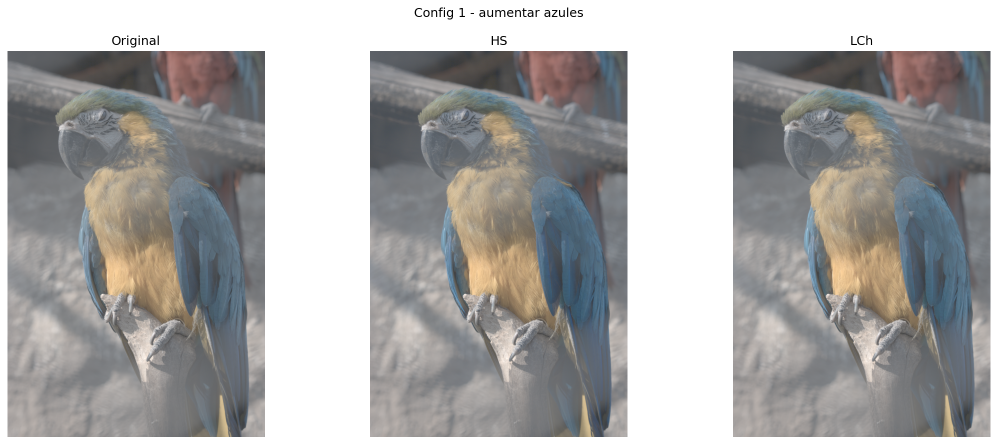
#> input picture results/pregunta1/config_1_blue_boost_comparison.png, 1994 x 889 px, given in place of pregunta1.tif, which was not available (shown at 1/2 size)
$ python test_p1_clipping.py
#> lines starting #> are read from the running program, lines starting #| are printed output that depends on the picture; after the words box and inside, x2 and y2 are one past the last pixel; in counts of white or black regions, pixels touching at a corner belong together; long printed decimals are rounded; pictures that were not available may be replaced by others from this repository, and a replacement may not be noted
#> further down, image_bgr is the input picture: shape (889, 1994, 4); mean B, G, R, A 168.8, 169.4, 170.3, 255
#| Shape: (889, 1994, 3)
#| Dtype: uint8
#| Min / Max: 0 255
### src/pregunta1.py
import numpy as np

# Conversiones de color
# con la ayuda de la capsula de la Semana 3


def prepare_rgb_image(image_rgb):
    image_array = np.asarray(image_rgb)

    if image_array.ndim != 3 or image_array.shape[2] != 3:
        raise ValueError("La imagen debe tener 3 canales RGB.")

    # uint8
    if np.issubdtype(image_array.dtype, np.floating):
        if image_array.max() <= 1.0:
            image_array = image_array * 255.0

    image_array = np.clip(image_array, 0, 255)

    return np.round(image_array).astype(np.uint8)


def rgb_to_hsv(image_rgb):
    image_float = image_rgb.astype(np.float64)
    image_float = image_float / 255.0

    red = image_float[:, :, 0]
    green = image_float[:, :, 1]
    blue = image_float[:, :, 2]

    epsilon = 1e-10

    colour_max = np.maximum(
        np.maximum(red, green),
        blue
    )

    colour_min = np.minimum(
        np.minimum(red, green),
        blue
    )

    delta = colour_max - colour_min

    value = colour_max

    saturation = np.where(
        colour_max > epsilon,
        delta / (value + epsilon),
        0.0
    )

    hue = np.zeros_like(value)

    # check cual canal domina
    mask_red = (colour_max == red) & (delta > epsilon)
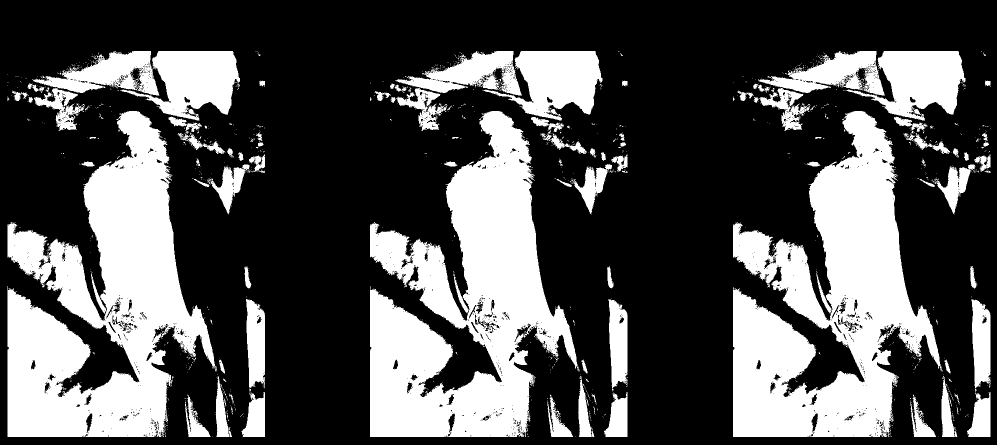
#> mask_red: shape (889, 1994) bool (shown at 1/2 size); 32.5% white; 1243 white regions (1141 under 20 px), largest, box (x1, y1, x2, y2) and area: (15, 222, 434, 874) 139616, (1466, 222, 1885, 874) 139192, (740, 222, 1159, 874) 139085
    mask_green = (colour_max == green) & (delta > epsilon)
#> mask_green: shape (889, 1994) bool; 1.9% white; 4015 white regions (3914 under 20 px), largest, box (x1, y1, x2, y2) and area: (112, 176, 316, 257) 4770, (838, 176, 1041, 257) 4715, (1563, 179, 1767, 257) 4565
    mask_blue = (colour_max == blue) & (delta > epsilon)
#> mask_blue: shape (889, 1994) bool; 34.3% white; 1586 white regions (1476 under 20 px), largest, box (x1, y1, x2, y2) and area: (888, 102, 1255, 874) 114989, (1614, 102, 1981, 874) 114094, (163, 102, 530, 874) 113475

    hue[mask_red] = 60.0 * (
        (
            (green[mask_red] - blue[mask_red])
            / delta[mask_red]
        ) % 6
    )

    hue[mask_green] = 60.0 * (
        (
            (blue[mask_green] - red[mask_green])
            / delta[mask_green]
        ) + 2
    )

    hue[mask_blue] = 60.0 * (
        (
            (red[mask_blue] - green[mask_blue])
            / delta[mask_blue]
        ) + 4
    )

    hue = np.where(
        hue < 0,
        hue + 360.0,
        hue
    )

    # gris no hay tono real
    hue = np.where(
        delta < epsilon,
        0.0,
        hue
    )

    hsv_image = np.stack(
        [hue, saturation, value],
        axis=-1
    )
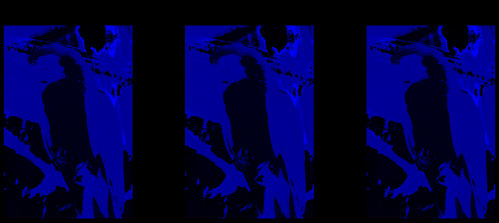
#> hsv_image: shape (889, 1994, 3) float64 (shown at 1/4 size); mean of channels 0, 1, 2 88.6, 0.1, 0.7; drawn with min black and max white

    return hsv_image


def hsv_to_rgb(hsv_image):
    hue = hsv_image[:, :, 0] % 360.0
    saturation = np.clip(
        hsv_image[:, :, 1],
        0.0,
        1.0
    )

    value = np.clip(
        hsv_image[:, :, 2],
        0.0,
        1.0
    )

    chroma = value * saturation
    hue_section = hue / 60.0

    middle_value = chroma * (
        1 - np.abs(hue_section % 2 - 1)
    )

    min_value = value - chroma

    red_base = np.zeros_like(value)
    green_base = np.zeros_like(value)
    blue_base = np.zeros_like(value)

    mask_0 = (hue_section >= 0) & (hue_section < 1)
    mask_1 = (hue_section >= 1) & (hue_section < 2)
    mask_2 = (hue_section >= 2) & (hue_section < 3)
    mask_3 = (hue_section >= 3) & (hue_section < 4)
    mask_4 = (hue_section >= 4) & (hue_section < 5)
    mask_5 = (hue_section >= 5) & (hue_section <= 6)

    red_base[mask_0] = chroma[mask_0]
    green_base[mask_0] = middle_value[mask_0]

    red_base[mask_1] = middle_value[mask_1]
    green_base[mask_1] = chroma[mask_1]

    green_base[mask_2] = chroma[mask_2]
    blue_base[mask_2] = middle_value[mask_2]

    green_base[mask_3] = middle_value[mask_3]
    blue_base[mask_3] = chroma[mask_3]

    red_base[mask_4] = middle_value[mask_4]
    blue_base[mask_4] = chroma[mask_4]

    red_base[mask_5] = chroma[mask_5]
    blue_base[mask_5] = middle_value[mask_5]

    rgb_image = np.stack(
        [
            red_base + min_value,
            green_base + min_value,
            blue_base + min_value
        ],
        axis=-1
    )

    return np.clip(
        rgb_image,
        0.0,
        1.0
    )


# RGB <-> L*c*h*


def gamma_to_linear(channel, gamma=2.2):
    return channel ** gamma


def rgb_to_xyz(image_rgb):
    image_float = image_rgb.astype(np.float64)
    image_float = image_float / 255.0

    conversion_matrix = np.array([
        [0.490, 0.310, 0.200],
        [0.177, 0.813, 0.011],
        [0.000, 0.010, 0.990]
    ])

    rgb_linear = gamma_to_linear(
        image_float
    )

    xyz_image = (
        rgb_linear
        @ conversion_matrix.T
    )

    return xyz_image


def rgb_to_lab(image_rgb):
    white_x = 1.0
    white_y = 1.0
    white_z = 1.0

    xyz_image = rgb_to_xyz(
        image_rgb
    )

    x_relative = (
        xyz_image[:, :, 0]
        / white_x
    )

    y_relative = (
        xyz_image[:, :, 1]
        / white_y
    )

    z_relative = (
        xyz_image[:, :, 2]
        / white_z
    )

    delta = 6.0 / 29.0

    def lab_function(value):
        return np.where(
            value > delta ** 3,
            np.cbrt(value),
            value / (3 * delta ** 2)
            + 4.0 / 29.0
        )

    function_x = lab_function(
        x_relative
    )

    function_y = lab_function(
        y_relative
    )

    function_z = lab_function(
        z_relative
    )

    lightness = (
        116.0 * function_y
        - 16.0
    )

    component_a = (
        500.0
        * (function_x - function_y)
    )

    component_b = (
        200.0
        * (function_y - function_z)
    )

    lab_image = np.stack(
        [
            lightness,
            component_a,
            component_b
        ],
        axis=-1
    )

    return lab_image


def rgb_to_lch(image_rgb):
    lab_image = rgb_to_lab(
        image_rgb
    )

    lightness = lab_image[:, :, 0]
    component_a = lab_image[:, :, 1]
    component_b = lab_image[:, :, 2]

    chroma = np.sqrt(
        component_a ** 2
        + component_b ** 2
    )

    hue = np.degrees(
        np.arctan2(
            component_b,
            component_a
        )
    )

    hue = np.where(
        hue < 0,
        hue + 360.0,
        hue
    )

    lch_image = np.stack(
        [
            lightness,
            chroma,
            hue
        ],
        axis=-1
    )

    return lch_image


def xyz_to_rgb(xyz_image):
    conversion_matrix = np.array([
        [0.490, 0.310, 0.200],
        [0.177, 0.813, 0.011],
        [0.000, 0.010, 0.990]
    ])

    inverse_matrix = np.linalg.inv(
        conversion_matrix
    )

    rgb_linear = (
        xyz_image
        @ inverse_matrix.T
    )

    # cortar colores que no entran en RGB
    rgb_linear = np.clip(
        rgb_linear,
        0.0,
        1.0
    )

    rgb_image = (
        rgb_linear
        ** (1.0 / 2.2)
    )

    return np.clip(
        rgb_image,
        0.0,
        1.0
    )


def lab_to_xyz(lab_image):
    white_x = 1.0
    white_y = 1.0
    white_z = 1.0

    lightness = lab_image[:, :, 0]
    component_a = lab_image[:, :, 1]
    component_b = lab_image[:, :, 2]

    function_y = (
        lightness + 16.0
    ) / 116.0

    function_x = (
        function_y
        + component_a / 500.0
    )

    function_z = (
        function_y
        - component_b / 200.0
    )

    delta = 6.0 / 29.0

    def lab_inverse(value):
        return np.where(
            value > delta,
            value ** 3,
            3 * delta ** 2
            * (value - 4.0 / 29.0)
        )

    x_value = (
        lab_inverse(function_x)
        * white_x
    )

    y_value = (
        lab_inverse(function_y)
        * white_y
    )

    z_value = (
        lab_inverse(function_z)
        * white_z
    )

    xyz_image = np.stack(
        [
            x_value,
            y_value,
            z_value
        ],
        axis=-1
    )

    return xyz_image


def lab_to_rgb(lab_image):
    xyz_image = lab_to_xyz(
        lab_image
    )

    return xyz_to_rgb(
        xyz_image
    )


def lch_to_lab(lch_image):
    lightness = lch_image[:, :, 0]
    chroma = lch_image[:, :, 1]

    hue_radians = np.radians(
        lch_image[:, :, 2]
    )

    component_a = (
        chroma
        * np.cos(hue_radians)
    )

    component_b = (
        chroma
        * np.sin(hue_radians)
    )

    lab_image = np.stack(
        [
            lightness,
            component_a,
            component_b
        ],
        axis=-1
    )

    return lab_image


def lch_to_rgb(lch_image):
    lab_image = lch_to_lab(
        lch_image
    )

    return lab_to_rgb(
        lab_image
    )


# funcion extra

def prepare_control_points(control_points):
    if len(control_points) == 0:
        raise ValueError(
            "Se necesita al menos un punto de control."
        )

    points_clean = []

    # dejar todos los tonos entre 0 y 360
    for hue_value, m_value in control_points:
        hue_clean = (
            float(hue_value) % 360.0
        )

        m_clean = float(
            m_value
        )

        points_clean.append(
            (hue_clean, m_clean)
        )

    points_clean.sort(
        key=lambda point: point[0]
    )

    # revisar tonos repetidos
    for index in range(
        1,
        len(points_clean)
    ):
        hue_previous = (
            points_clean[index - 1][0]
        )

        hue_current = (
            points_clean[index][0]
        )

        if np.isclose(
            hue_previous,
            hue_current
        ):
            raise ValueError(
                "Hay dos puntos de control con el mismo tono."
            )

    return points_clean


def interpolate_hue_parameter(
    hue_values,
    control_points
):
    points_clean = prepare_control_points(
        control_points
    )

    hue_array = np.asarray(
        hue_values,
        dtype=np.float64
    )

    hue_array = (
        hue_array % 360.0
    )

    # con un punto m queda fijo
    if len(points_clean) == 1:
        m_value = points_clean[0][1]

        return np.full(
            hue_array.shape,
            m_value,
            dtype=np.float64
        )

    m_map = np.zeros_like(
        hue_array,
        dtype=np.float64
    )

    num_points = len(
        points_clean
    )

    # tramos normales
    for index in range(
        num_points - 1
    ):
        hue_left = (
            points_clean[index][0]
        )

        m_left = (
            points_clean[index][1]
        )

        hue_right = (
            points_clean[index + 1][0]
        )

        m_right = (
            points_clean[index + 1][1]
        )

        mask_segment = (
            (hue_array >= hue_left)
            & (hue_array < hue_right)
        )

        interpolation_weight = (
            (
                hue_array[mask_segment]
                - hue_left
            )
            /
            (
                hue_right
                - hue_left
            )
        )

        m_map[mask_segment] = (
            m_left
            + interpolation_weight
            * (m_right - m_left)
        )
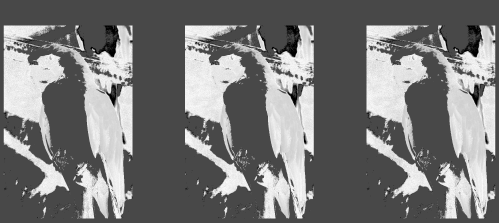
#> m_map: shape (889, 1994) float64 (shown at 1/4 size); min 0, max 3.5, mean 1.68; drawn with min black and max white

    hue_last = points_clean[-1][0]
    m_last = points_clean[-1][1]

    hue_first = points_clean[0][0]
    m_first = points_clean[0][1]

    hue_first_extended = (
        hue_first + 360.0
    )

    mask_last_segment = (
        (hue_array >= hue_last)
        | (hue_array < hue_first)
    )
#> mask_last_segment: shape (889, 1994) bool; 1.5% white; 4236 white regions (4166 under 20 px), largest, box (x1, y1, x2, y2) and area: (362, 102, 477, 228) 3916, (1813, 102, 1928, 228) 3913, (1087, 102, 1204, 228) 3902

    hue_extended = (
        hue_array[mask_last_segment]
        .copy()
    )

    # los tonos chicos pasan al otro lado
    hue_extended[
        hue_extended < hue_first
    ] += 360.0

    interpolation_weight = (
        (
            hue_extended
            - hue_last
        )
        /
        (
            hue_first_extended
            - hue_last
        )
    )

    m_map[mask_last_segment] = (
        m_last
        + interpolation_weight
        * (m_first - m_last)
    )

    return m_map


def apply_gm(
    component_original,
    m_values,
    min_m=0.0,
    max_m=2.0
):
    # m = 1 no cambia nada
    m_limited = np.clip(
        m_values,
        min_m,
        max_m
    )

    component_new = (
        component_original
        * m_limited
    )

    return component_new


def color_saturation_hs(
    image_rgb,
    control_points,
    min_m=0.0,
    max_m=2.0
):
    image_uint8 = prepare_rgb_image(
        image_rgb
    )

    hsv_image = rgb_to_hsv(
        image_uint8
    )

    hue = hsv_image[:, :, 0]

    saturation_original = (
        hsv_image[:, :, 1]
    )

    m_map = interpolate_hue_parameter(
        hue,
        control_points
    )

    saturation_new = apply_gm(
        saturation_original,
        m_map,
        min_m,
        max_m
    )

    # S tiene rango entre 0 y 1
    saturation_new = np.clip(
        saturation_new,
        0.0,
        1.0
    )

    hsv_result = hsv_image.copy()

    # solo cambiar S
    hsv_result[:, :, 1] = (
        saturation_new
    )

    rgb_result = hsv_to_rgb(
        hsv_result
    )

    return rgb_result


def color_saturation_lch(
    image_rgb,
    control_points,
    min_m=0.0,
    max_m=2.0
):
    image_uint8 = prepare_rgb_image(
        image_rgb
    )

    lch_image = rgb_to_lch(
        image_uint8
    )

    lightness_original = (
        lch_image[:, :, 0]
    )

    chroma_original = (
        lch_image[:, :, 1]
    )

    hue_original = (
        lch_image[:, :, 2]
    )

    m_map = interpolate_hue_parameter(
        hue_original,
        control_points
    )

    chroma_new = apply_gm(
        chroma_original,
        m_map,
        min_m,
        max_m
    )

    # C* no negativo
    chroma_new = np.maximum(
        chroma_new,
        0.0
    )

    lch_result = lch_image.copy()

    # solo cambiar C*
    lch_result[:, :, 1] = (
        chroma_new
    )

    # L* y h* quedan iguales
    lch_result[:, :, 0] = (
        lightness_original
    )

    lch_result[:, :, 2] = (
        hue_original
    )

    rgb_result = lch_to_rgb(
        lch_result
    )

    return np.clip(
        rgb_result,
        0.0,
        1.0
    )


def color_saturation(
    image_rgb,
    control_points,
    mode="HS",
    min_m=0.0,
    max_m=2.0
):
    mode_clean = (
        mode.upper()
    )

    if mode_clean == "HS":
        return color_saturation_hs(
            image_rgb,
            control_points,
            min_m,
            max_m
        )

    if mode_clean in (
        "LCH",
        "L*C*H*"
    ):
        return color_saturation_lch(
            image_rgb,
            control_points,
            min_m,
            max_m
        )

    raise ValueError(
        "Modo no valido. Use 'HS' o 'LCH'."
    )

### experiments/test_p1_clipping.py
import cv2
import numpy as np
import matplotlib.pyplot as plt

from pathlib import Path

from src.pregunta1 import (
    rgb_to_hsv,
    rgb_to_lch,
    lch_to_lab,
    lab_to_xyz,
    interpolate_hue_parameter,
    color_saturation
)


# ---------------------------------------------------------
# imagen
# -------------------------------------------------------

image_path = "images/profesor/pregunta1.tif"

image_bgr = cv2.imread(
    image_path,
    cv2.IMREAD_UNCHANGED
)

if image_bgr is None:
    raise ValueError(
        "No se pudo leer la imagen."
    )

image_bgr = image_bgr[:, :, :3]

image_rgb = cv2.cvtColor(
    image_bgr,
    cv2.COLOR_BGR2RGB
)


print("Shape:", image_rgb.shape)
print("Dtype:", image_rgb.dtype)
print("Min / Max:", image_rgb.min(), image_rgb.max())


# ---------------------------------------------------------
# carpeta
# ---------------------------------------------------------

results_folder = Path(
    "results/pregunta1"
)

results_folder.mkdir(
    parents=True,
    exist_ok=True
)


# ------------------------------------------------------
# configuracion fuerte
# ---------------------------------------------------------

control_points_extreme = [
    (0, 1.0),
    (160, 1.0),
    (195, 2.5),
    (220, 3.5),
    (245, 2.5),
    (330, 1.0)
]

max_m_extreme = 4.0


# ---------------------------------------------------------
# HS: check clipping antes del np.clip
# ---------------------------------------------------------

hsv_image = rgb_to_hsv(
    image_rgb
)

hue_hs = hsv_image[:, :, 0]
saturation_original = hsv_image[:, :, 1]

m_map_hs = interpolate_hue_parameter(
    hue_hs,
    control_points_extreme
)

m_map_hs = np.clip(
    m_map_hs,
    0.0,
    max_m_extreme
)

saturation_raw = (
    saturation_original
    * m_map_hs
)

mask_clipping_hs = (
    saturation_raw > 1.0
)
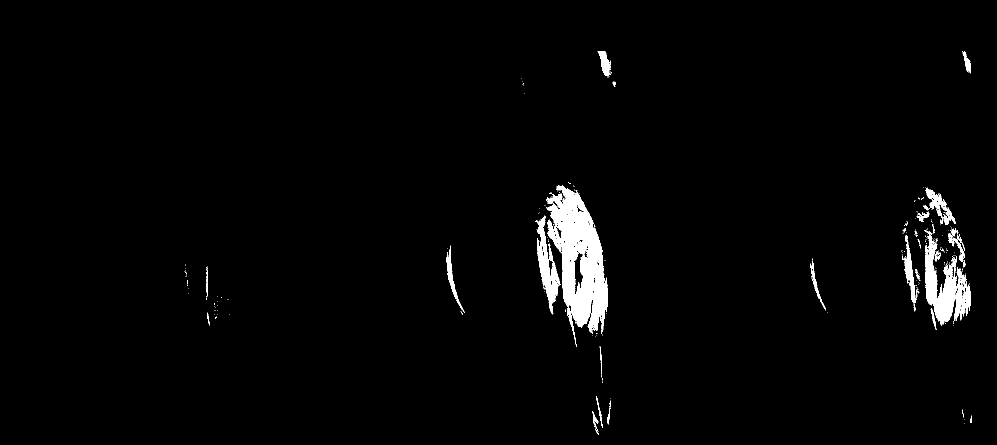
#> mask_clipping_hs: shape (889, 1994) bool (shown at 1/2 size); 2.1% white; 249 white regions (217 under 20 px), largest, box (x1, y1, x2, y2) and area: (1092, 370, 1216, 694) 19698, (1848, 459, 1941, 651) 7460, (1071, 432, 1121, 629) 3445

num_pixels_hs = np.count_nonzero(
    mask_clipping_hs
)
#> num_pixels_hs = 38095

num_total_pixels = (
    image_rgb.shape[0]
    * image_rgb.shape[1]
)

percentage_hs = (
    num_pixels_hs
    / num_total_pixels
    * 100.0
)
#> percentage_hs = 2.15


print("\n--- Clipping HS ---")

print(
    "Pixeles con S > 1:",
    num_pixels_hs
)
#| Pixeles con S > 1: 38095

print(
    f"Porcentaje: {percentage_hs:.4f}%"
)
#| Porcentaje: 2.1490%

print(
    "S maxima antes del clip:",
    saturation_raw.max()
)
#| S maxima antes del clip: 1.723


# ---------------------------------------------------------
# LCh: aumentar C* y mirar RGB antes del clip
# -----------------------------------------------------

lch_image = rgb_to_lch(
    image_rgb
)
#> in lab_function (call 3), `return np.where( value > delta ** 3, np.cbrt(value), value / (3 * delt..`:
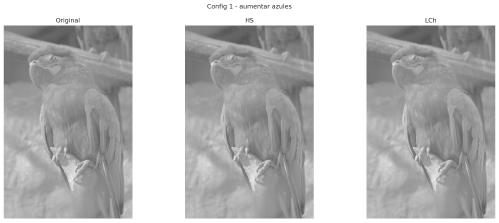
#> returned value: shape (889, 1994) float64 (shown at 1/4 size); min 0.138, max 1, mean 0.729
#> in rgb_to_lab, `lightness = ( 116.0 * function_y - 16.0 )`:
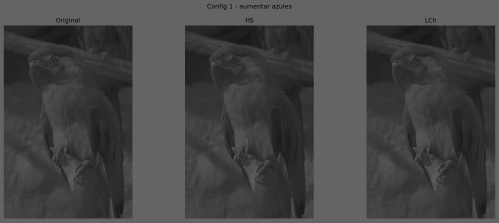
#> lightness: shape (889, 1994) float64 (shown at 1/4 size); min 0, max 100, mean 68.8
#> in rgb_to_lab, `component_a = ( 500.0 * (function_x - function_y) )`:
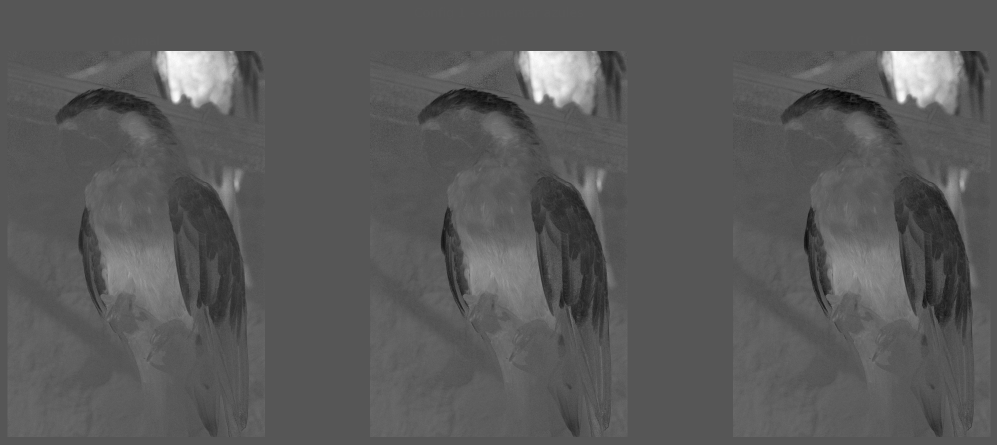
#> component_a: shape (889, 1994) float64 (shown at 1/2 size); min -13.77, max 26.34, mean 0.4; drawn with min black and max white
#> (the rest of the program and of its run is left out)
